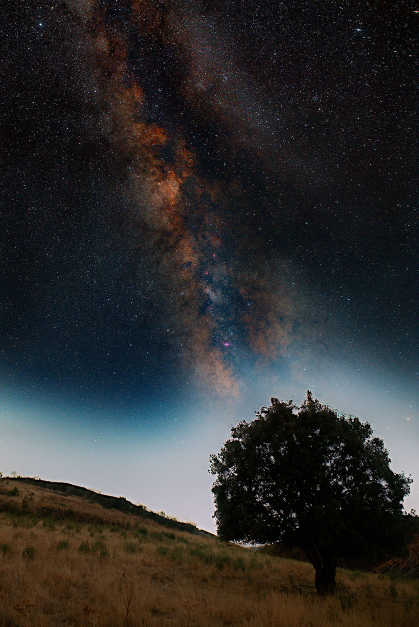
#> input picture gui/assets/showcase_milkyway.jpg, 838 x 1254 px (shown at 1/2 size)
$ python -i dust.py   (imports and definitions only)
#> lines starting #> are read from the running program, lines starting #| are printed output that depends on the picture; after the words box and inside, x2 and y2 are one past the last pixel; in counts of white or black regions, pixels touching at a corner belong together
"""core/dust.py - Automatic Sensor Dust Spot Detection, Visualization and Healing for AstroLoom.

Inspired by Lightcraft's classical computer vision pipeline:
1. High-pass / Gaussian difference with local texture normalization for robust detection on smooth gradients.
2. Morphological filtering (circularity, fill factor, bounding limits) rejecting stars, lines, and textures.
3. Normalized convolution seamless tone transfer (Poisson approximation) & biharmonic inpainting.
4. Visualize Spots high-pass inspection overlay for fine sensor spot inspection.
"""
from __future__ import annotations

import math
from typing import List, Dict, Tuple, Optional, Any, Union
import numpy as np
import cv2


def _to_luma(img: np.ndarray) -> np.ndarray:
    """Convert RGB or single-channel image to 2D float32 luminance in [0.0, 1.0]."""
    if img.ndim == 2:
        luma = img.astype(np.float32)
    elif img.ndim == 3 and img.shape[2] == 1:
        luma = img[..., 0].astype(np.float32)
    elif img.ndim == 3 and img.shape[2] >= 3:
        # Standard Rec.709 sRGB luminance coefficients
        luma = (
            0.2126 * img[..., 0].astype(np.float32)
            + 0.7152 * img[..., 1].astype(np.float32)
            + 0.0722 * img[..., 2].astype(np.float32)
        )
    else:
        raise ValueError(f"Unsupported image shape for luma conversion: {img.shape}")

    # Normalize to [0.0, 1.0] if uint8 or uint16
    if img.dtype == np.uint8:
        luma /= 255.0
    elif img.dtype == np.uint16:
        luma /= 65535.0
    else:
        # float32: clamp to [0.0, 1.0]
        luma = np.clip(luma, 0.0, 1.0)
    return luma


def detect_dust_spots(
    img: np.ndarray,
    sensitivity: float = 50.0,
    max_spots: int = 100,
    r_min_frac: float = 0.0015,
    r_max_frac: float = 0.035,
    sky_mask: Optional[np.ndarray] = None,
) -> List[Dict[str, Any]]:
    """Detect sensor dust spots on smooth areas (sky, flat background) of the image.

    Parameters
    ----------
    img : np.ndarray
        Input image (float32 [0..1] or uint8 [0..255]).
    sensitivity : float
        Detection sensitivity in [0..100]. Higher values detect fainter spots.
    max_spots : int
        Maximum number of spots to return (ranked by contrast/strength).
    r_min_frac : float
        Minimum spot radius as fraction of the image's longer edge.
    r_max_frac : float
        Maximum spot radius as fraction of the image's longer edge.
    sky_mask : Optional[np.ndarray]
        Optional binary/float mask (1 = sky/background, 0 = foreground/terrain).

    Returns
    -------
    List[Dict[str, Any]]
        List of detected spots: [{"x": norm_x, "y": norm_y, "radius": norm_r, "strength": peak}, ...]
    """
    if img is None or img.size == 0:
        return []

    h, w = img.shape[:2]
    if w < 32 or h < 32:
        return []

    long_edge = float(max(w, h))
    luma = _to_luma(img)

    # 1. Background surroundings estimation via Gaussian blur
    sigma_around = max(2.0, 0.012 * long_edge)
    k_around = int(math.ceil(sigma_around * 4.0)) | 1
    around = cv2.GaussianBlur(luma, (k_around, k_around), sigma_around)

    # 2. Local texture estimation: mean absolute deviation from surroundings
    detail = np.abs(luma - around)
    sigma_texture = max(3.0, 0.020 * long_edge)
    k_texture = int(math.ceil(sigma_texture * 4.0)) | 1
    texture = cv2.GaussianBlur(detail, (k_texture, k_texture), sigma_texture)

    # 3. Candidate pixel selection
    sens_norm = np.clip(sensitivity / 100.0, 0.0, 1.0)
    min_dark = float(0.030 - 0.022 * sens_norm)
    dark = np.maximum(0.0, around - luma)

    candidate_mask = (dark > min_dark) & (dark > 2.8 * texture) & (luma > 0.05)
    if sky_mask is not None:
        if sky_mask.shape[:2] != (h, w):
            sm = cv2.resize(sky_mask, (w, h), interpolation=cv2.INTER_NEAREST)
        else:
            sm = sky_mask
        candidate_mask &= (sm > 0.3)

    if not np.any(candidate_mask):
        return []

    # 4. Connected components analysis (morphology)
    num_labels, labels, stats, centroids = cv2.connectedComponentsWithStats(
        candidate_mask.astype(np.uint8), connectivity=4
    )

    rmin_px = r_min_frac * long_edge
    rmax_px = r_max_frac * long_edge

    spots: List[Dict[str, Any]] = []

    for label in range(1, num_labels):
        x0 = stats[label, cv2.CC_STAT_LEFT]
        y0 = stats[label, cv2.CC_STAT_TOP]
        bw = stats[label, cv2.CC_STAT_WIDTH]
        bh = stats[label, cv2.CC_STAT_HEIGHT]
        area = stats[label, cv2.CC_STAT_AREA]
        cx, cy = centroids[label]

        r = max(bw, bh) / 2.0

        # Reject if outside radius bounds
        if r < rmin_px or r > rmax_px:
            continue

        # Roundness / aspect ratio check: allows slightly elliptical dust donuts
        aspect = max(bw, bh) / max(1.0, min(bw, bh))
        if aspect > 2.2:
            continue

        # Area fill factor check: ensures solid blob rather than thin hollow circle or line
        if area < 0.38 * (bw * bh):
            continue

        # Measure peak darkness within the spot bbox
        sub_dark = dark[y0 : y0 + bh, x0 : x0 + bw]
        sub_lbl = labels[y0 : y0 + bh, x0 : x0 + bw] == label
        if not np.any(sub_lbl):
            continue
        peak = float(np.max(sub_dark[sub_lbl]))

        # Normalized coordinates and radius (enclosing the penumbra)
        spots.append(
            {
                "x": float((cx + 0.5) / w),
                "y": float((cy + 0.5) / h),
                "radius": float((r / long_edge) * 1.6),
                "strength": peak,
            }
        )

    # Sort descending by contrast/strength and truncate
    spots.sort(key=lambda s: s["strength"], reverse=True)
    if len(spots) > max_spots:
        spots = spots[:max_spots]

    return spots


# [297 lines left out: functions pick_donor_source, heal_single_spot, apply_dust_healing, visualize_dust_spots, not called in this run]

>>> import cv2
>>> picture = cv2.imread('../gui/assets/showcase_milkyway.jpg')
#> picture is the input picture: shape (1254, 838, 3); mean B, G, R 46.4, 46.3, 46.2
>>> result = detect_dust_spots(picture)
#> in _to_luma, `luma = ( 0.2126 * img[..., 0].astype(np.float32) + 0.7152 * img[..., 1..`:
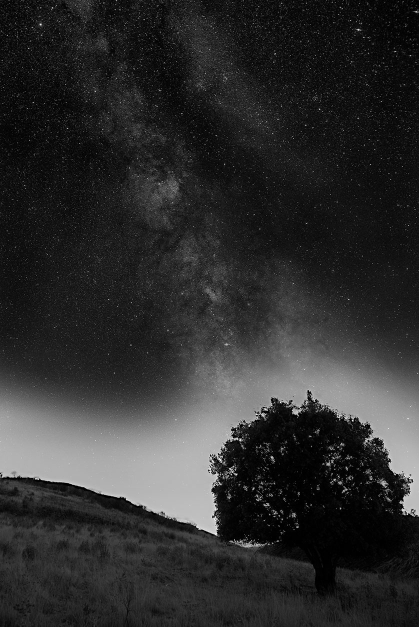
#> luma: shape (1254, 838) float32 (shown at 1/2 size); min 0, max 254.8, mean 46.4
#> in detect_dust_spots, `around = cv2.GaussianBlur(luma, (k_around, k_around), sigma_around)`:
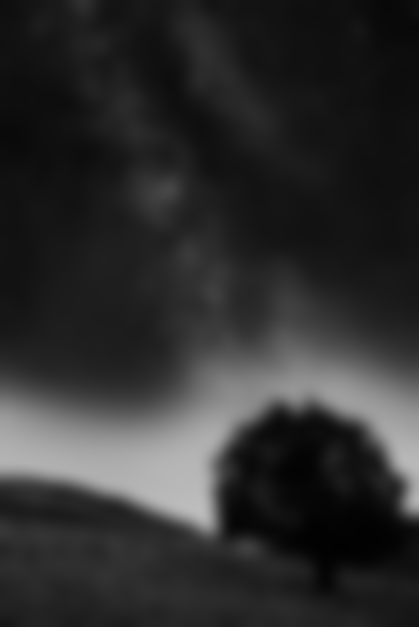
#> around: shape (1254, 838) float32 (shown at 1/2 size); min 0.00724, max 0.743, mean 0.182
#> in detect_dust_spots, `detail = np.abs(luma - around)`:
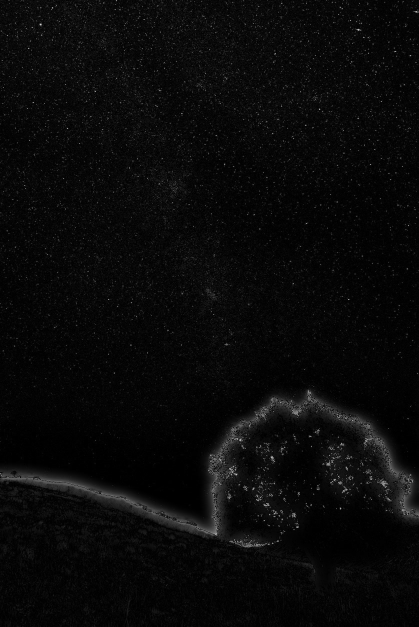
#> detail: shape (1254, 838) float32 (shown at 1/2 size); min 8.1e-08, max 0.926, mean 0.0384
#> in detect_dust_spots, `texture = cv2.GaussianBlur(detail, (k_texture, k_texture), sigma_textu..`:
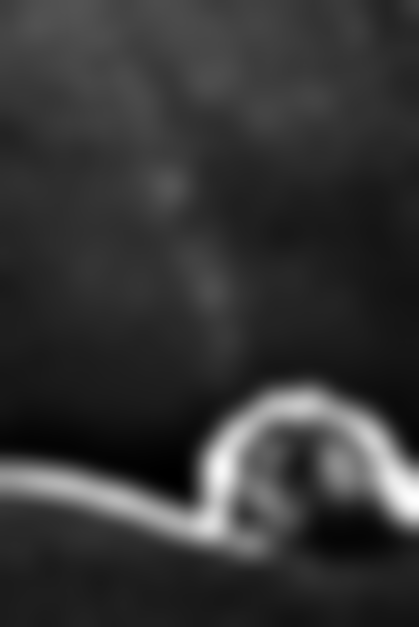
#> texture: shape (1254, 838) float32 (shown at 1/2 size); min 0.00289, max 0.174, mean 0.0384; drawn with min black and max white
#> in detect_dust_spots, `dark = np.maximum(0.0, around - luma)`:
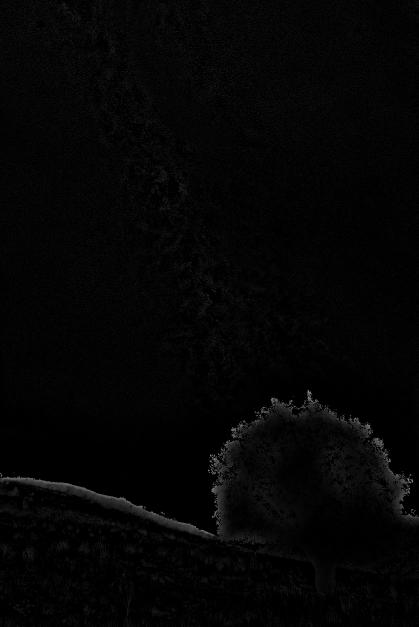
#> dark: shape (1254, 838) float32 (shown at 1/2 size); min 0, max 0.637, mean 0.0192
#> in detect_dust_spots, `candidate_mask = (dark > min_dark) & (dark > 2.8 * texture) & (luma > ..`:
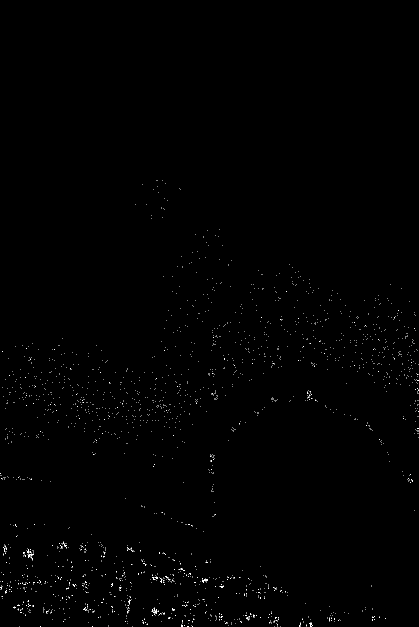
#> candidate_mask: shape (1254, 838) bool (shown at 1/2 size); 0.31% white in thin lines or dots, all inside (x1, y1, x2, y2) = (0, 360, 838, 1254)
#> in detect_dust_spots, `num_labels, labels, stats, centroids = cv2.connectedComponentsWithStat..`: labels: shape (1254, 838) int32; 2041 distinct labels, from 0 to 2040
#> in detect_dust_spots, `num_labels, labels, stats, centroids = cv2.connectedComponentsWithStat..`: num_labels = 2041; stats = 2041 rows, first 6: [0, 0, 838, 1254, 1047557], [314, 360, 1, 1, 1], [324, 360, 1, 1, 1], [312, 361, 1, 1, 1], [331, 367, 1, 1, 1], [284, 368, 1, 1, 1]; centroids = 2041 pairs, first value 0 to 837, second value 360 to 1253
#> the loop in detect_dust_spots, `for label in range(1, num_labels):` made 2040 passes
#> (x0, y0, cx, cy) on passes 1 to 3: (314, 360, 314, 360), (324, 360, 324, 360), (312, 361, 312, 361)
#> after the loop in detect_dust_spots, `for label in range(1, num_labels):`: spots = 42 items
#> result = 42 items
